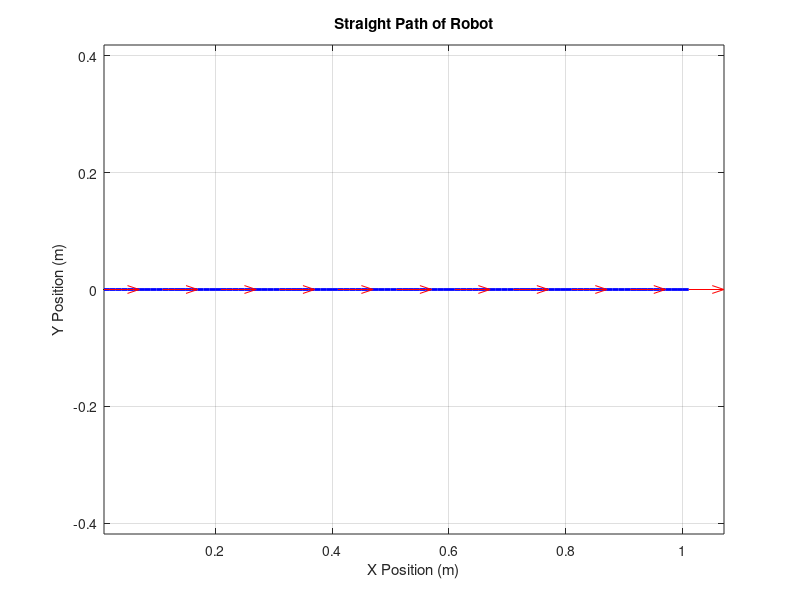
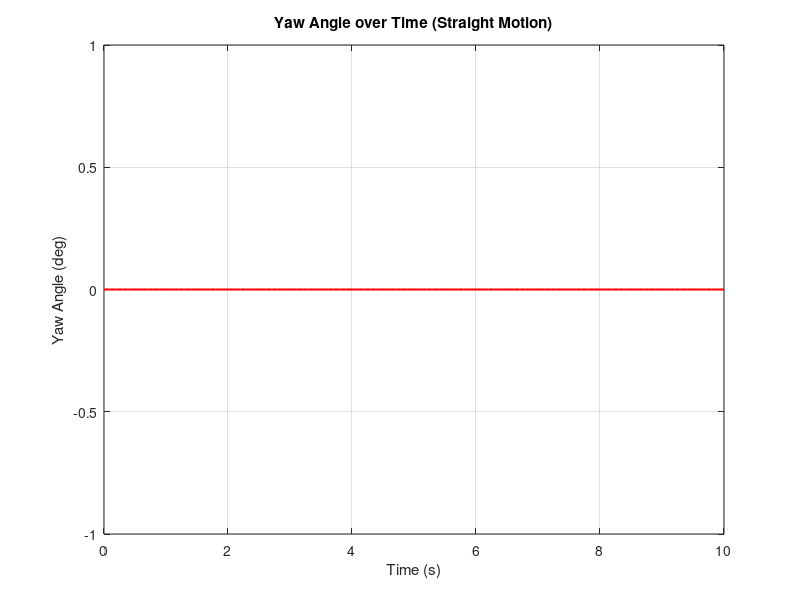

Write the MATLAB code that produced these figures, in order.
%% TWO WHEEL ROBOT - STRAIGHT LINE SIMULATION
clear; clc; close all;

% --- Robot parameters ---
L = 0.15;      % Distance between wheels (m)
dt = 0.1;      % Time step (s)
T = 10;        % Total time (s)

% --- Initial state ---
x = 0; y = 0; theta = 0;   % Start at origin, facing +X

% --- Constant velocities (straight motion) ---
t = 0:dt:T;
vL = 0.10 * ones(size(t));   % Left wheel velocity (m/s)
vR = 0.10 * ones(size(t));   % Right wheel velocity (m/s)

% --- Storage ---
X = zeros(size(t)); Y = zeros(size(t)); TH = zeros(size(t));

% --- Simulation loop ---
for k = 1:length(t)
    v = (vR(k) + vL(k)) / 2;      % Linear velocity
    omega = (vR(k) - vL(k)) / L;  % Angular velocity (0 here)
    
    % Update position
    x = x + v * cos(theta) * dt;
    y = y + v * sin(theta) * dt;
    theta = theta + omega * dt;
    
    X(k) = x; Y(k) = y; TH(k) = theta;
end

% --- Plot path ---
figure('Name', 'Straight Path of Differential Drive Robot', 'NumberTitle', 'off');
plot(X, Y, 'b-', 'LineWidth', 2);
hold on;
quiver(X(1:10:end), Y(1:10:end), cos(TH(1:10:end)), sin(TH(1:10:end)), 0.2, 'r');
title('Straight Path of Robot');
xlabel('X Position (m)');
ylabel('Y Position (m)');
axis equal; grid on;

% --- Plot yaw angle ---
figure('Name', 'Yaw Angle vs Time', 'NumberTitle', 'off');
plot(t, rad2deg(unwrap(TH)), 'r', 'LineWidth', 1.5);
xlabel('Time (s)');
ylabel('Yaw Angle (deg)');
title('Yaw Angle over Time (Straight Motion)');
grid on;
